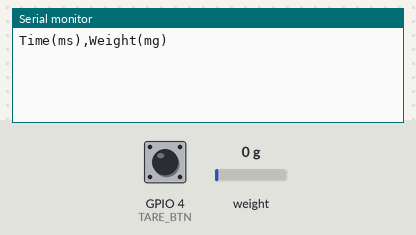
Bench run of a sketch on a simulated ESP32. On the bench: the last lines printed to the serial monitor. Inputs (shaded band) come from the test bench; at power-on: weight on the scale 0 g, GPIO 4 (TARE_BTN) HIGH. Nothing arrives over Bluetooth unless stated.

Above: at 2.2 s.
2.3 s: weight on the scale set to 100 g
At 11.6 s:
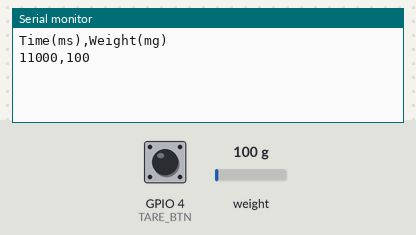
12.5 s: weight on the scale set to 1250 g
20.3 s: GPIO 4 (TARE_BTN) pulled LOW for 3 s
At 24.4 s:
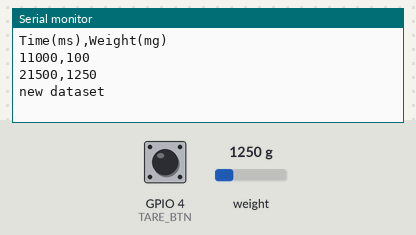

The sketch:

ESP32LoadCellLogger.ino
```cpp
#include "HX711.h"
#include "BluetoothSerial.h"

#define DT 3  // hx711 data pin
#define SCK 2 // hx711 clock pin
#define TARE_BTN 4  // tare button pin

BluetoothSerial SerialBT;  // create bluetooth serial object
HX711 scale;
bool newDataset = true;

// creep correction variables
float previousWeight = 0;
unsigned long lastCreepTime = 0;
const float creepThreshold = 10.0;  // change this if creep correction is too sensitive
const unsigned long creepInterval = 30000;  // time interval for creep correction (30 seconds)

void setup() {
    Serial.begin(9600);
    pinMode(TARE_BTN, INPUT_PULLUP);

    // start bluetooth with a pin
    SerialBT.begin("ESP32_BT_Logger", true);  // enable secure pairing
    SerialBT.setPin("1234");  // set bluetooth pin

    scale.begin(DT, SCK);
    scale.set_scale(17896.738281); // set calibration factor
    scale.tare(); // reset scale to zero

    Serial.println("Time(ms),Weight(mg)"); // print csv header
    SerialBT.println("START");  // tell bluetooth that the connection is active
}

// function to adjust for creep (small drifts in weight over time)
long correctCreep(long weight_mg) {
    unsigned long currentTime = millis();

    // check if it's time to adjust for creep
    if (currentTime - lastCreepTime >= creepInterval) {
        float creepOffset = weight_mg - previousWeight;

        // if weight change is very small, reset the scale to correct drift
        if (abs(creepOffset) < creepThreshold) {
            scale.tare();
            Serial.println("creep correction applied");
            SerialBT.println("creep correction applied");
            previousWeight = 0;
            return 0;
        }
        previousWeight = weight_mg;
        lastCreepTime = currentTime;
    }
    return weight_mg;
}

void loop() {
    static bool buttonPressed = false;

    // check if the tare button is pressed
    if (digitalRead(TARE_BTN) == LOW) {
        if (!buttonPressed) {
            scale.tare();
            Serial.println("\nnew dataset");
            SerialBT.println("\nnew dataset");
            newDataset = true;
            buttonPressed = true;
            delay(300); // simple debounce delay
        }
    } else {
        buttonPressed = false;
    }

    // get weight from the scale
    float weight_g = scale.get_units(100); // average 100 readings for stability
    long weight_mg = weight_g * 1000; // convert to mg

    // apply creep correction
    weight_mg = correctCreep(weight_mg);

    // print data to serial monitor
    Serial.print(millis());  // timestamp
    Serial.print(",");
    Serial.println(weight_mg);

    // send data over bluetooth
    SerialBT.print("DATA,");
    SerialBT.print(millis());
    SerialBT.print(",");
    SerialBT.println(weight_mg);

    delay(500);
}
```

Measured:
- after the input at 2.3 s, the serial monitor: prints a new line after 8.7 s (image 1)
- after the input at 20.3 s, the serial monitor: prints a new line after 2.7 s (image 2)
